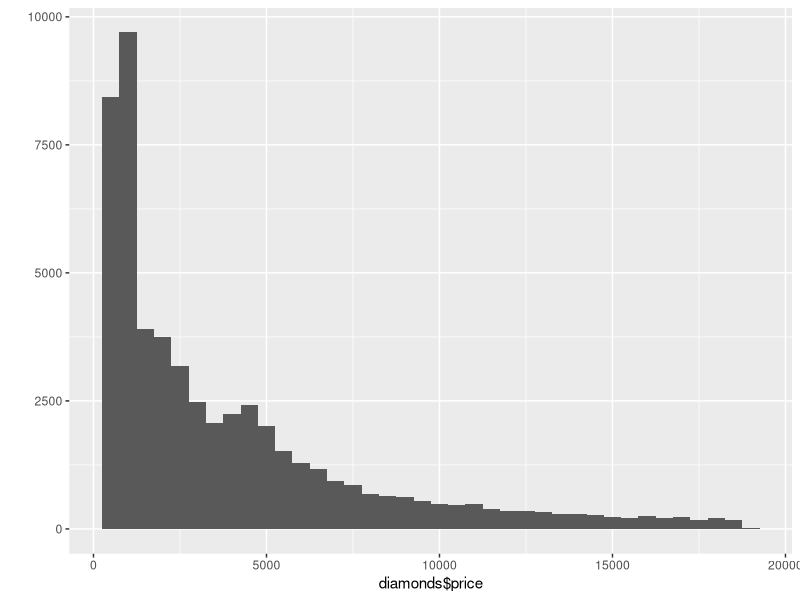

Reproduce this figure in R. (Note: this script raises an error after producing the figure.)
library(ggplot2)
data(diamonds)
?diamonds

#A data frame with 53940 rows and 10 variables:
#price: price in US dollars (\$326–\$18,823)
#carat: weight of the diamond (0.2–5.01)
#cut: quality of the cut (Fair, Good, Very Good, Premium, Ideal)
#color: diamond colour, from J (worst) to D (best)
#clarity: a measurement of how clear the diamond is (I1 (worst), SI1, SI2, VS1, VS2, VVS1, VVS2, IF (best))
#x: length in mm (0–10.74)
#y: width in mm (0–58.9)
#z: depth in mm (0–31.8)
#depth: total depth percentage = z / mean(x, y) = 2 * z / (x + y) (43–79)
#table: width of top of diamond relative to widest point (43–95)


summary(diamonds)
class(diamonds)
str(diamonds)
head(diamonds)
dim(diamonds)

qplot(diamonds$price, binwidth = 500)

summary(diamonds$price)

sum(diamonds$price < 500)
nrow(subset(diamonds, price < 500))
   # why cant I do the following
nrow(diamonds$price < 500)

sum(diamonds$price <= 250)
nrow(subset(diamonds, price < 250))

sum(diamonds$price >= 15000)
nrow(subset(diamonds, price >= 15000))

ggplot(diamonds) + geom_histogram(aes(x=price), binwidth = 100, 
                                  color = "black", fill = "yellow") + 
  ggtitle("Diamonds Price Histogram between $0 and $1800.") + 
  coord_cartesian(xlim=c(0,18000, 100), ylim = c(0,3000,100))

?ggsave

ggsave('pricehistogram.png')

library(ggplot2)
data(diamonds)
ggplot(diamonds) + geom_histogram(aes(x=price), binwidth = 1, 
                                  color = "black", fill = "lightblue") + 
  ggtitle("Diamonds Price by Cut Histogram") + 
  facet_grid(. ~ carat)


by((diamonds$price/diamonds$carat), diamonds$color, summary)


ggplot(diamonds) + geom_boxplot(aes(x = (price/carat),  y = color, fill = price/carat), color = 'red') + 
  ggtitle("Diamond Price per Carat by Color.")


by((diamonds$price/diamonds$carat), diamonds$color, summary)


ggplot(diamonds) + geom_boxplot(aes(x = color,  y = (price/carat), fill = price/carat), color = 'red') + 
  scale_y_continuous(breaks = seq(0,18000,1000)) +
  ggtitle("Diamond Price per Carat by Color.")

ggsave("Boxplot -Diamond Price per Carat by Color.png")


ggplot(diamonds) + geom_freqpoly(aes(x = carat), binwidth = 0.1)+
  coord_cartesian(xlim=c(0, 5, 0.1), ylim = c(0,5000,100))

library(ggplot2)
data(diamonds)

ggplot(diamonds) + geom_freqpoly(aes(x = carat), binwidth = 0.1)+
  coord_cartesian(xlim=c(0, 5, .1), ylim = c(0,2100))

ggplot(diamonds) + geom_freqpoly(aes(x = carat), binwidth = 0.1)+
  scale_x_continuous(limits = c(3, 4))+
  scale_y_continuous(limits = c(0,5100))
table(diamonds$carat < 2000)






